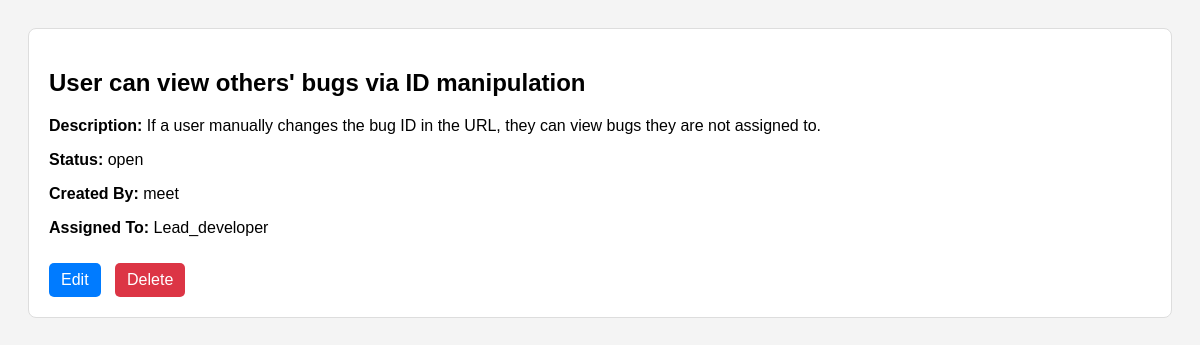
/2/ (signed in), run on the app's committed database.
### bugtracker/models.py (models this page shows, shortened)
class Bug(models.Model):
    STATUS_CHOICES = [
        ('open', 'Open'),
        ('in_progress', 'In Progress'),
        ('closed', 'Closed'),
    ]
    title = models.CharField(max_length=255)
    description = models.TextField()
    status = models.CharField(max_length=20, choices=STATUS_CHOICES, default='open')
    created_by = models.ForeignKey(User, on_delete=models.CASCADE, related_name='created_bugs')
    assigned_to = models.ForeignKey(User, on_delete=models.SET_NULL, null=True, blank=True, related_name='assigned_bugs')
    created_at = models.DateTimeField(auto_now_add=True)
    updated_at = models.DateTimeField(auto_now=True)

### bugtracker/views.py (the view)
# urls.py: path('<int:pk>/', BugDetailView.as_view(), name='bug_detail'),
class BugDetailView(LoginRequiredMixin, DetailView):
    model = Bug
    template_name = 'bugtracker/bug_detail.html'

### bugtracker/templates/bugtracker/bug_detail.html (shortened to what this page needs)
<!DOCTYPE html>
<html>
<head>
</head>
<body>
    <div class="bug-details">
        <h2>{{ bug.title }}</h2>
        <p><strong>Description:</strong> {{ bug.description }}</p>
        <p><strong>Status:</strong> {{ bug.status }}</p>
        <p><strong>Created By:</strong> {{ bug.created_by }}</p>
        <p><strong>Assigned To:</strong> {{ bug.assigned_to }}</p>
        <div class="actions">
            <a href="{% url 'bugtracker:bug_update' bug.pk %}">Edit</a>
            <a href="{% url 'bugtracker:bug_delete' bug.pk %}" class="delete">Delete</a>
        </div>
    </div>
</body>
</html>

### bugtracker/templates/bugtracker/bug_detail.html (style rules this page uses)
body { background: #f4f4f4; font-family: Arial, sans-serif; padding: 20px; }
.bug-details { background: white; padding: 20px; border-radius: 8px; border: 1px solid #ddd; }
.actions a { display: inline-block; margin-top: 10px; margin-right: 10px; color: white; background: #007bff; padding: 8px 12px; border-radius: 5px; text-decoration: none; }
.actions a.delete { background: #dc3545; }

### data on the page
Bug: title "User can view others' bugs via ID manipulation", description "If a user manually changes the bug ID in the URL, they can view bugs they are not assigned to.", status "open", created_by "meet", assigned_to "Lead_developer"
